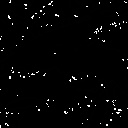

The script that drew this image:
import cv2
import numpy as np
import matplotlib.pyplot as plt

# Read image
img = cv2.imread("imori.jpg").astype(np.float32)
H, W, C = img.shape

# Otsu binary
## Grayscale
out = 0.2126 * img[..., 2] + 0.7152 * img[..., 1] + 0.0722 * img[..., 0]
out = out.astype(np.uint8)

## Determine threshold of Otsu's binarization
max_sigma = 0
max_t = 0

for _t in range(1, 255):
    v0 = out[np.where(out < _t)[0]]
    m0 = np.mean(v0) if len(v0) > 0 else 0.
    w0 = len(v0) / (H * W)
    v1 = out[np.where(out >= _t)[0]]
    m1 = np.mean(v1) if len(v1) > 0 else 0.
    w1 = len(v1) / (H * W)
    sigma = w0 * w1 * ((m0 - m1) ** 2)
    if sigma > max_sigma:
        max_sigma = sigma
        max_t = _t

## Binarization
#print("threshold >>", max_t)
th = max_t
out[out < th] = 0
out[out >= th] = 255

# Morphology filter
MF = np.array(((0, 1, 0),
               (1, 0, 1),
               (0, 1, 0)), dtype=np.int)

# Morphology - erode
Erode_time = 3
mor = out.copy()

for i in range(Erode_time):
    tmp = np.pad(out, (1, 1), 'edge')
    for y in range(1, H+1):
        for x in range(1, W+1):
            if np.sum(MF * tmp[y-1:y+2, x-1:x+2]) < 255*4:
                mor[y-1, x-1] = 0

# Morphology - dilate
Dil_time = 3

for i in range(Dil_time):
    tmp = np.pad(mor, (1, 1), 'edge')
    for y in range(1, H+1):
        for x in range(1, W+1):
            if np.sum(MF * tmp[y-1:y+2, x-1:x+2]) >= 255:
                mor[y-1, x-1] = 255

out = out - mor
                
# Save result
cv2.imwrite("out.jpg", out)
cv2.imshow("result", out)
cv2.waitKey(0)
cv2.destroyAllWindows()
